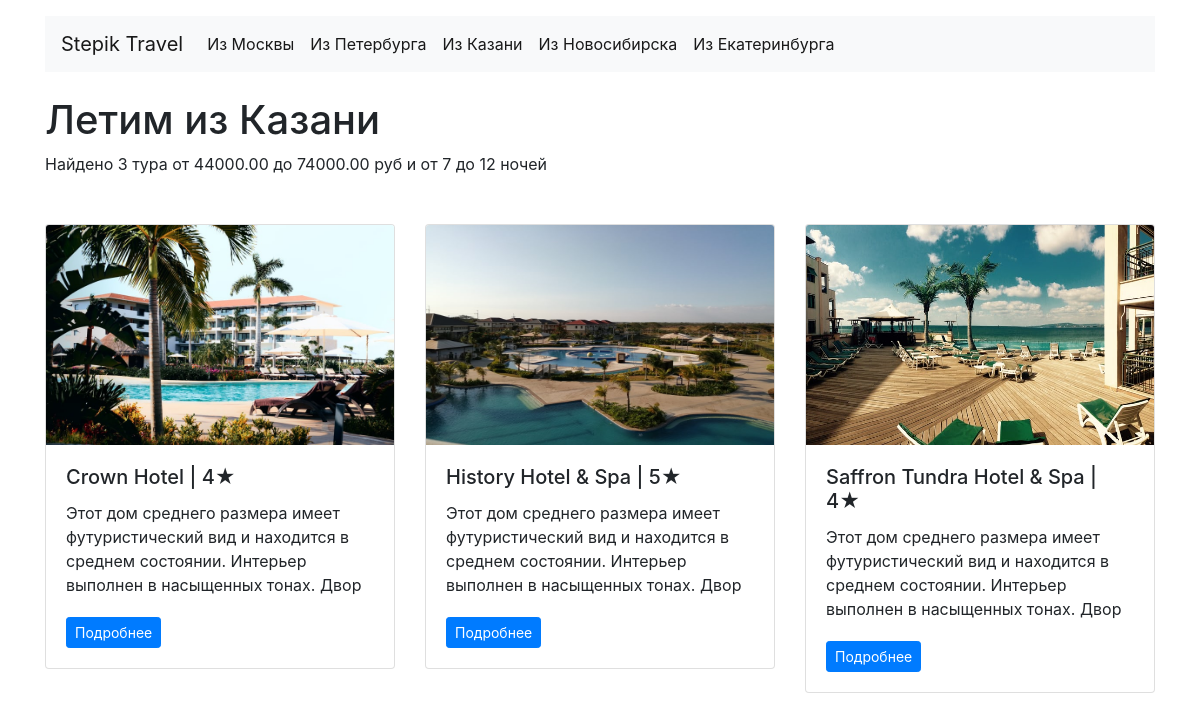
The app's page /depature/kazani/ with its own data.
### tours/models.py (models this page shows, shortened)
class Departure(models.Model):
    name = models.CharField(
        max_length=200,
        verbose_name='Название пути'
    )
    slug = models.SlugField(
        max_length=20,
        verbose_name='Слаг',
        null=True,
        blank=True
    )
    class Meta:
        verbose_name = 'Путь'
        verbose_name_plural = 'Пути'
    def __str__(self):
        return self.name
    def get_absolute_url(self):
        return reverse('departure', kwargs={"slug": self.slug})

class Tour(models.Model):
    name = models.CharField(
        max_length=200,
        verbose_name='Название тура'
    )
    description = models.TextField(
        max_length=3000,
        verbose_name='Описание тура'
    )
    departure = models.ForeignKey(
        Departure,
        on_delete=models.CASCADE,
        verbose_name='Название пути',
        blank=True,
        null=True
    )
    image = models.ImageField(
        upload_to='photos/%Y/%m/%d/',
        verbose_name='Изображение'
    )
    price = models.DecimalField(
        max_digits=10,
        decimal_places=2,
        verbose_name='Цена тура'
    )
    stars = models.PositiveIntegerField(
        blank=True,
        null=True,
        default=0,
        verbose_name='Кол-во звёзд у тура'
    )
    country = models.CharField(
        max_length=30,
        verbose_name='Страна тура',
        blank=True, null=True
    )
    date = models.DateField(
        auto_now=False,
        auto_now_add=False,
        verbose_name='Дата начла тура',
        blank=True, null=True
    )
    duration = models.PositiveSmallIntegerField(
        default=0,
        verbose_name='Продолжительность тура'
    )
    class Meta:
        verbose_name = 'Тур'
        verbose_name_plural = 'Туры'
    def get_absolute_url(self):
        return reverse('tour_detail', args=[str(self.pk)])

### tours/views.py (the view)
# urls.py: path('depature/<str:slug>/', DepartureView.as_view(), name='departure'),
class DepartureView(View):
    def get(self, request, slug):
        max_duration = 0
        min_duration = 30000
        max_price = 0
        min_price = 300000
        departures = Departure.objects.all()
        local_departure = Departure.objects.get(slug=slug)
        tours = Tour.objects.filter(departure=local_departure.id).order_by('name')
        count_tours = tours.count()
        for tour in tours:
            if tour.price < min_price:
                min_price = tour.price
            if tour.price > max_price:
                max_price = tour.price
            if tour.duration > max_duration:
                max_duration = tour.duration
            if tour.duration < min_duration:
                min_duration = tour.duration
        context = {
            'departures': departures,
            'tours': tours,
            'loc_dep': local_departure,
            'count_tours': count_tours,
            'min_duration': min_duration,
            'max_duration': max_duration,
            'min_price': min_price,
            'max_price': max_price,
        }
        return render(
            request,
            'departure/departure.html',
            context=context
        )

### tours/templatetags/ru_pluralize.py (called while the page is built)
@register.filter()
def ru_pluralize(number: Union[int, str], arg: str = 'дурак, дурака, дураков'):
    nominative_singular, genitive_singular, genitive_plural = arg.split(',')
    number = abs(int(number))
    if 10 <= number % 100 <= 20:
        return f'{number} {genitive_plural}'
    if number % 10 == 1:
        return f'{number} {nominative_singular}'
    if 2 <= number % 10 <= 4:
        return f'{number} {genitive_singular}'
    return f'{number} {genitive_plural}'

### tours/templates/departure/departure.html (shortened to what this page needs)
{% extends 'base.html' %}
{% load ru_pluralize %}
{% block content %}
<main class="container mt-3">
    <h1 class="display-5 mt-4">Летим из {{ loc_dep }}</h1>
    <p class="mb-4">
        Найдено {{ count_tours|ru_pluralize:"тур, тура, туров" }}
        от {{ min_price }} до {{ max_price }} руб и от {{ min_duration }} до {{ max_duration }} ночей
    </p>
</main>
{% endblock %}

### templates/inc/_header.html (shortened to what this page needs)
<header class="container mt-3">
    <nav class="navbar navbar-expand-lg navbar-light bg-light">
        <a class="navbar-brand" href="{% url 'home' %}">Stepik Travel</a>
        <div class="collapse navbar-collapse" id="navbarNav">
            {% for departure in departures %}
            <ul class="navbar-nav">
                <li class="nav-item active">
                    <a class="nav-link {% if request.path == departure.get_absolute_url %}active{% endif %}"
                       href="{{ departure.get_absolute_url }}">Из {{ departure.name }}</a>
                </li>
            </ul>
            {% endfor %}
        </div>
    </nav>
</header>

### templates/inc/_cards.html
<main class="container mt-3">
    <div class="row mt-5">
        {% for tour in tours %}
        <div class="col-4">
            <div class="card mb-4">
                <div class="embed-responsive embed-responsive-16by9">
                    <a href="{{ tour.get_absolute_url }}" class="btn btn-sm btn-primary"><img
                            class="card-img-top embed-responsive-item" src="{{tour.image.url}}" alt="img"/></a>
                </div>
                <div class="card-body">
                    <h2 class="h5 card-title">{{tour.name}} | {{ tour.stars }}★</h2>
                    <p class="card-text text">{{ tour.description }}</p>
                    <a href="{{ tour.get_absolute_url }}" class="btn btn-sm btn-primary">Подробнее</a>
                </div>
            </div>
        </div>
        {% endfor %}
    </div>
</main>

### tours/static/style.css (style rules this page uses)
.text { width: 100%; height: 100px; overflow: hidden; text-overflow: ellipsis; }

### records on screen
Departure: name "Москвы"
Departure: name "Петербурга"
Departure: name "Казани"
Departure: name "Новосибирска"
Departure: name "Екатеринбурга"
Tour: price "44000.00", image (picture), name "Crown Hotel", stars "4", description "Этот дом среднего размера имеет футуристический вид и находится в среднем состоянии. Интерьер выполнен в насыщенных тонах. Двор…"
Tour: price "74000.00", image (picture), name "History Hotel & Spa", stars "5", description "Этот дом среднего размера имеет футуристический вид и находится в среднем состоянии. Интерьер выполнен в насыщенных тонах. Двор…"
Tour: image (picture), name "Saffron Tundra Hotel & Spa", stars "4", description "Этот дом среднего размера имеет футуристический вид и находится в среднем состоянии. Интерьер выполнен в насыщенных тонах. Двор…"

### other values on screen
{{ count_tours|ru_pluralize:"тур, тура, туров" }} "3 тура"
{{ min_duration }} "7"
{{ max_duration }} "12"
